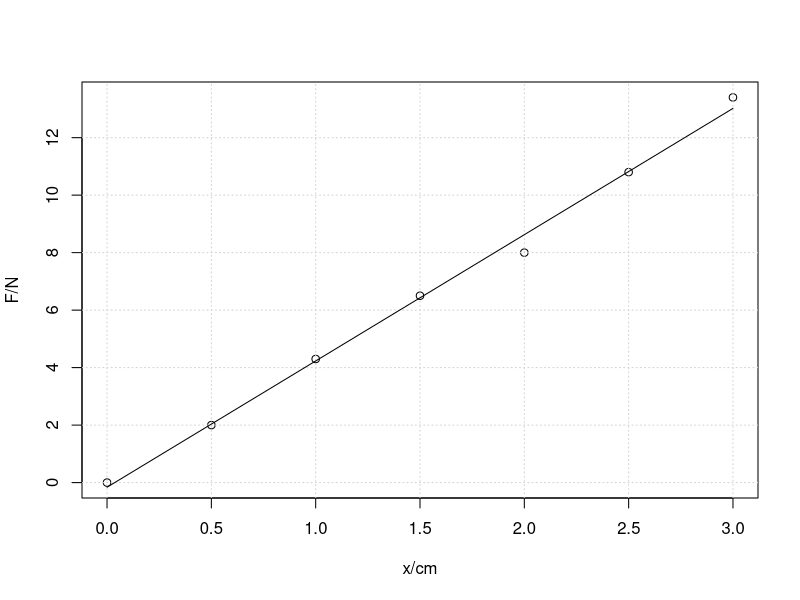

Reproduce this figure in R.
x = c(0, 0.5, 1, 1.5, 2, 2.5, 3)
y = c(0, 2.0, 4.3, 6.5, 8.0, 10.8, 13.4)

fit = lm(y ~ x)

plot(x, y, xlab = "x/cm", ylab = "F/N")
grid()
lines(x, predict(fit))

coefficients(fit)
